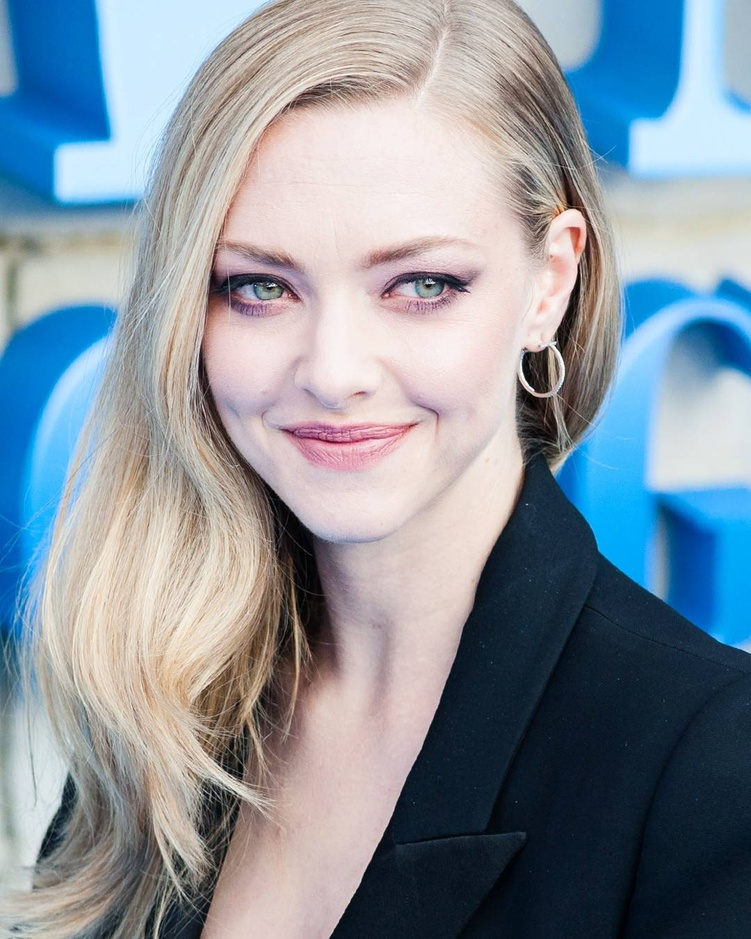
#> input picture face_crop/dataset/celeb/000001.jpg, 751 x 939 px, shrunk from 1080 x 1350 before the run; its folder holds 4 pictures in this run
$ python face_detector.py
#> lines starting #> are read from the running program, lines starting #| are printed output that depends on the picture
import cv2
import matplotlib.pyplot as plt
import numpy as np
import sys, os
from PIL import Image

INPUT_PATH = 'dataset/celeb/'
OUTPUT_PATH = 'output'

def get_files(file_path):
    filenames = os.listdir(file_path)
    return filenames


pics = get_files(INPUT_PATH)

for i in pics:
    images = cv2.imread(INPUT_PATH + i)
#> images is the input picture: shape (939, 751, 3); mean B, G, R 157.7, 146.8, 135.6
    cascade = cv2.CascadeClassifier("./haarcascade_frontalface_alt.xml")
    face_list = cascade.detectMultiScale(images, scaleFactor=1.1, minNeighbors=1, minSize=(1,1))
#> face_list = [[158, 143, 383, 383]]
    no = 1
    for rect in face_list:
        x = rect[0]
        y = rect[1]
        width = rect[2]
        height = rect[3]
        dst = images[y: y + height, x: x + width]
        save_path = OUTPUT_PATH + '/' + 'output_' + str(i) + '.jpg'
        result = cv2.imwrite(save_path, dst)
        #plt.show(plt.imshow(np.asarray(Image.open(save_path))))
        print(no)
        no += 1
#> this loop made 1 pass
#> (x, y, width, height, save_path, no) on pass 1: (158, 143, 383, 383, 'output/output_000001.jpg.jpg', 2)
#| 1
#> pass 1, `dst = images[y: y + height, x: x + width]`:
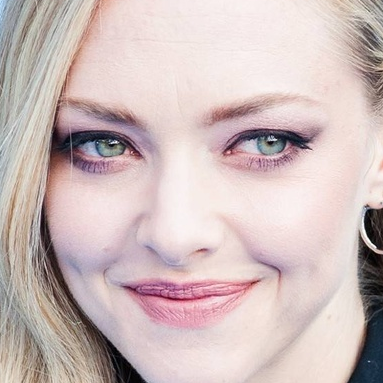
#> dst: shape (383, 383, 3); mean B, G, R 187.4, 188.5, 206
#> after the loop, no = 2
#> pass 2 of the loop `for i in pics:`:
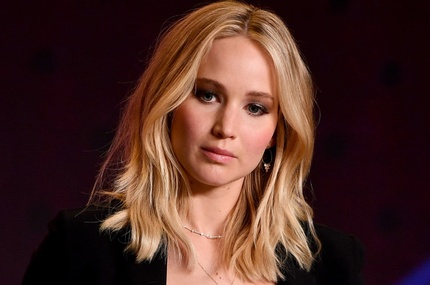
#> input picture face_crop/dataset/celeb/000002.jpg, 430 x 285 px, shrunk from 618 x 410 before the run
#> images is the input picture: shape (285, 430, 3); mean B, G, R 37.6, 43.9, 76.6
#> face_list = [[163, 51, 130, 130]]
#> the loop `for rect in face_list:` made 1 pass
#> (x, y, width, height, save_path, no) on pass 1: (163, 51, 130, 130, 'output/output_000002.jpg.jpg', 2)
#> (printed output is left out)
#> pass 1, `dst = images[y: y + height, x: x + width]`:
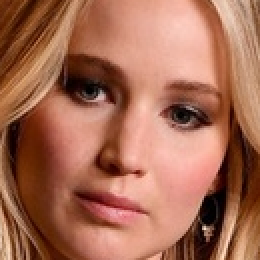
#> dst: shape (130, 130, 3) (shown 2 times larger); mean B, G, R 84.4, 107.4, 166.1
#> after the loop `for rect in face_list:`: no = 2
#> pass 3 of the loop `for i in pics:`:
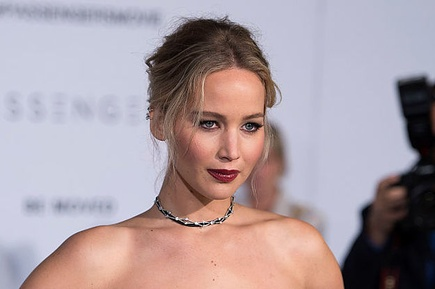
#> input picture face_crop/dataset/celeb/000003.jpg, 435 x 289 px, shrunk from 625 x 415 before the run
#> images is the input picture: shape (289, 435, 3); mean B, G, R 161.1, 155.5, 170.5
#> face_list = [[172, 79, 117, 117]]
#> the loop `for rect in face_list:` made 1 pass
#> (x, y, width, height, save_path, no) on pass 1: (172, 79, 117, 117, 'output/output_000003.jpg.jpg', 2)
#> (printed output is left out)
#> pass 1, `dst = images[y: y + height, x: x + width]`:
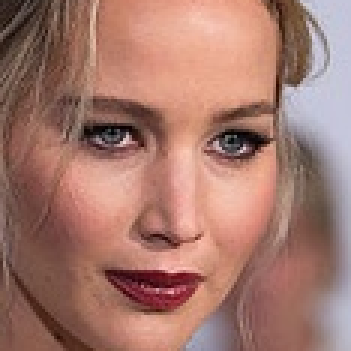
#> dst: shape (117, 117, 3) (shown 3 times larger); mean B, G, R 109.2, 120.4, 164.6
#> after the loop `for rect in face_list:`: no = 2
#> the loop made 4 passes; the first 3 are shown
